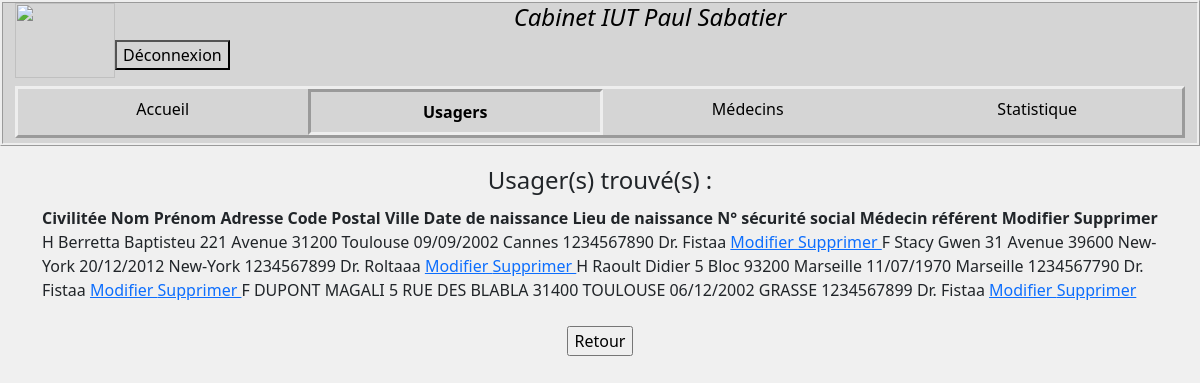
The app's page /pages/usager_rech.php (signed in) with its own data.
### tables this page shows
CREATE TABLE IF NOT EXISTS `patient` (
  `id_patient` int(11) NOT NULL AUTO_INCREMENT,
  `civilite` char(1) NOT NULL,
  `nom` varchar(250) NOT NULL,
  `prenom` varchar(250) NOT NULL,
  `adresse` varchar(250) NOT NULL,
  `code` int(5) NOT NULL,
  `ville` varchar(250) NOT NULL,
  `date_n` date NOT NULL,
  `lieux_n` varchar(250) NOT NULL,
  `num_secu` int(10) NOT NULL,
  `id_medecin` int(11) DEFAULT NULL,
  PRIMARY KEY (`id_patient`),
  KEY `id_medecin` (`id_medecin`)
);

CREATE TABLE IF NOT EXISTS `medecin` (
  `id_medecin` int(11) NOT NULL AUTO_INCREMENT,
  `civilite` char(1) NOT NULL,
  `nom` varchar(250) NOT NULL,
  `prenom` varchar(250) NOT NULL,
  PRIMARY KEY (`id_medecin`)
);

### pages/usager_rech.php (the view, shortened to what this page needs)
<?php
if (isset($_SESSION['login'])) {
?>
    <html>
    <head>
        <link href="../css/bootstrap.min.css" rel="stylesheet">
        <link href="../css/monStyle.css" rel="stylesheet">
    </head>
    <body>
        <?php
        require_once('fonction.php');
        ?>
        <div class="container">
            <div class="row">
                <div class="col-sm-12">
                    <?php
                    $vNomR = $_POST['nomr'];
                    $vPrenomR = $_POST['prenomr'];
                    $linkpdo = connection();
                    $req = $linkpdo->prepare("SELECT *, medecin.nom AS nomM, DATE_FORMAT(date_n, '%d/%m/%Y') AS date,
                            patient.nom AS nomP, patient.prenom AS preP, patient.civilite AS civilP
                            FROM patient, medecin
                            WHERE patient.nom LIKE :nom AND patient.prenom LIKE :prenom AND patient.id_medecin = medecin.id_medecin");
                    $req->execute(array('nom' => '%' . $vNomR . '%', 'prenom' => '%' . $vPrenomR . '%'));
                    if ($req) {
                        echo "<legend class=\"text-center\">Usager(s) trouvé(s) :</legend>\n";
                        $nbUtilisateur = $req->rowCount();
                        if ($nbUtilisateur > 0) {
                            echo "<tableclass=\"table table-bordered table-striped text-center\">\n";
                            echo "<tr>\n";
                            echo "<td><strong>Civilitée</strong></td>\n";
                            echo "<td><strong>Nom</strong></td>\n";
                            echo "<td><strong>Prénom</strong></td>\n";
                            echo "<td><strong>Adresse</strong></td>\n";
                            echo "<td><strong>Code Postal</strong></td>\n";
                            echo "<td><strong>Ville</strong></td>\n";
                            echo "<td><strong>Date de naissance</strong></td>\n";
                            echo "<td><strong>Lieu de naissance</strong></td>\n";
                            echo "<td><strong>N° sécurité social</strong></td>\n";
                            echo "<td><strong>Médecin référent</strong></td>\n";
                            echo "<td><strong>Modifier</strong></td>\n";
                            echo "<td><strong>Supprimer</strong></td>\n";
                            echo "</tr>\n";
                            while ($utilisateur = $req->fetch()) {
                                echo "<tr>\n";
                                echo "<td>" . $utilisateur["civilP"] . "</td>\n";
                                echo "<td>" . $utilisateur["nomP"] . "</td>\n";
                                echo "<td>" . $utilisateur["preP"] . "</td>\n";
                                echo "<td>" . $utilisateur["adresse"] . "</td>\n";
                                echo "<td>" . $utilisateur["code"] . "</td>\n";
                                echo "<td>" . $utilisateur["ville"] . "</td>\n";
                                echo "<td>" . $utilisateur["date"] . "</td>\n";
                                echo "<td>" . $utilisateur["lieux_n"] . "</td>\n";
                                echo "<td>" . $utilisateur["num_secu"] . "</td>\n";
                                echo "<td>Dr. " . $utilisateur["nomM"] . "</td>\n";
                                echo "<td><a href='usager_form_modif.php?id=" . $utilisateur["id_patient"] . "'>Modifier </a></td>\n";
                                echo "<td><a href='supp_usager.php?id=" . $utilisateur["id_patient"] . "'>Supprimer </a></td>\n";
                                echo "</tr>\n";
                            }
                        } else {
                            echo "Aucune personne trouvée";
                        }
                    } else {
                        echo "Requête non fonctionnel";
                    }
                    ?>
                    <br>
                    <br>
                    <form class="text-center" action="usager.php" method="post">
                        <input type="submit" name="retour" value="Retour" />
                    </form>
                </div>
    </body>
    </html>
<?php } ?>

### css/monStyle.css (style rules this page uses)
html, body { background-color: #f0f0f0; height: 100%; }

### records on screen
patient: civilite "H", nom "Berretta", prenom "Baptisteu", adresse "221 Avenue", code "31200", ville "Toulouse", date "09/09/2002", lieux_n "Cannes", num_secu "1234567890", id_medecin.nom "Fistaa"
patient: civilite "F", nom "Stacy", prenom "Gwen", adresse "31 Avenue", code "39600", ville "New-York", date "20/12/2012", lieux_n "New-York", num_secu "1234567899", id_medecin.nom "Roltaaa"
patient: civilite "H", nom "Raoult", prenom "Didier", adresse "5 Bloc", code "93200", ville "Marseille", date "11/07/1970", lieux_n "Marseille", num_secu "1234567790", id_medecin.nom "Fistaa"
patient: civilite "F", nom "DUPONT", prenom "MAGALI", adresse "5 RUE DES BLABLA", code "31400", ville "TOULOUSE", date "06/12/2002", lieux_n "GRASSE", num_secu "1234567899", id_medecin.nom "Fistaa"
